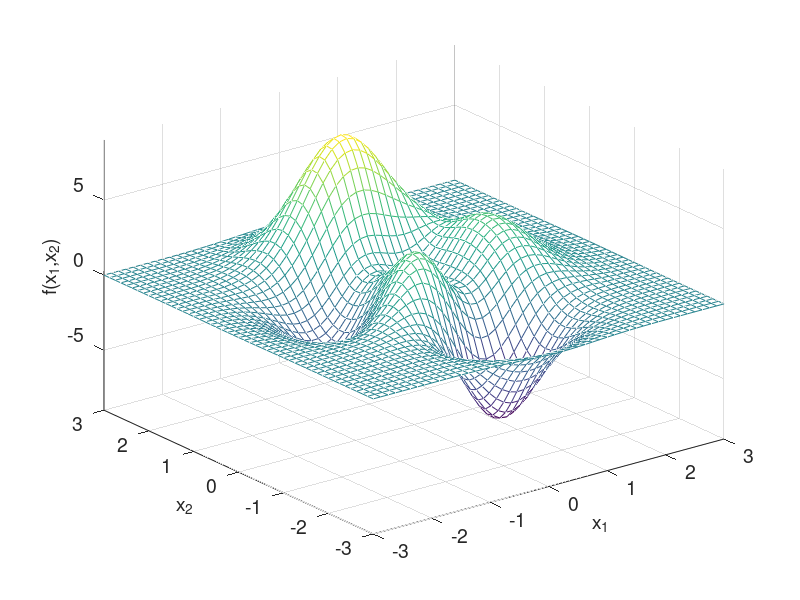

Recreate this plot in MATLAB. (Note: this script raises an error after producing the figure.)
% A particle swarm optimizer
% to find the minimum/maximum of the MATLABs’ peaks function
% D---# of inputs to the function (dimension of problem)
clear all, close all

%Parameters
ps=10;
D=2;
ps_lb=-3;
ps_ub=3;
vel_lb=-1;
vel_ub=1;
iteration_n = 50;
range = [-3, 3; -3, 3]; % Range of the input variables

% Plot contours of peaks function
[x, y, z] = peaks;
%pcolor(x,y,z); shading interp; hold on;
%contour(x, y, z, 20, ’r’);
mesh(x,y,z)
% hold off;
%colormap(gray);
set(gca,'Fontsize',14)
axis([-3 3 -3 3 -9 9])
%axis square;
xlabel('x_1','Fontsize',14);
ylabel('x_2','Fontsize',14);
zlabel('f(x_1,x_2)','Fontsize',14);
hold on

upper = zeros(iteration_n, 1);
average = zeros(iteration_n, 1);
lower = zeros(iteration_n, 1);

% initialize population of particles and their velocities at time
% zero,
% format of pos= (particle#, dimension)
% construct random population positions bounded by VR
% need to bound positions

ps_pos=ps_lb + (ps_ub-ps_lb).*rand(ps,D);

% need to bound velocities between -mv,mv

ps_vel=vel_lb + (vel_ub-vel_lb).*rand(ps,D);

% initial pbest positions

p_best = ps_pos;

% returns column of cost values (1 for each particle)

f1='3*(1-ps_pos(i,1))^2*exp(-ps_pos(i,1)^2-(ps_pos(i,2)+1)^2)';
f2='-10*(ps_pos(i,1)/5-ps_pos(i,1)^3-ps_pos(i,2)^5)*exp(-ps_pos(i,1)^2-ps_pos(i,2)^2)';
f3='-(1/3)*exp(-(ps_pos(i,1)+1)^2-ps_pos(i,2)^2)';

p_best_fit=zeros(ps,1);
for i=1:ps
g1(i)=3*(1-ps_pos(i,1))^2*exp(-ps_pos(i,1)^2-(ps_pos(i,2)+1)^2);
g2(i)=-10*(ps_pos(i,1)/5-ps_pos(i,1)^3-ps_pos(i,2)^5)*exp(-ps_pos(i,1)^2-ps_pos(i,2)^2);
g3(i)=-(1/3)*exp(-(ps_pos(i,1)+1)^2-ps_pos(i,2)^2);
p_best_fit(i)=g1(i)+g2(i)+g3(i);
end
p_best_fit;
hand_p3=plot3(ps_pos(:,1),ps_pos(:,2),p_best_fit','*k','markersize',15,'erase','xor');

% initial g_best

[g_best_val,g_best_idx] = max(p_best_fit);
%[g_best_val,g_best_idx] = min(p_best_fit); this is to minimize
g_best=ps_pos(g_best_idx,:);

% get new velocities, positions (this is the heart of the PSO
% algorithm)
for k=1:iteration_n
for count=1:ps
ps_vel(count,:) = 0.729*ps_vel(count,:)... % prev vel
    +1.494*rand*(p_best(count,:)-ps_pos(count,:))... % independent
+1.494*rand*(g_best-ps_pos(count,:)); % social

end
ps_vel;
% update new position
ps_pos = ps_pos + ps_vel;

%update p_best
for i=1:ps
g1(i)=3*(1-ps_pos(i,1))^2*exp(-ps_pos(i,1)^2-(ps_pos(i,2)+1)^2);
g2(i)=-10*(ps_pos(i,1)/5-ps_pos(i,1)^3-ps_pos(i,2)^5)*exp(-ps_pos(i,1)^2-ps_pos(i,2)^2);
g3(i)=-(1/3)*exp(-(ps_pos(i,1)+1)^2-ps_pos(i,2)^2);
ps_current_fit(i)=g1(i)+g2(i)+g3(i);

if ps_current_fit(i)>p_best_fit(i)
p_best_fit(i)=ps_current_fit(i);
p_best(i,:)=ps_pos(i,:);
end

end
p_best_fit;
%update g_best
[g_best_val,g_best_idx] = max(p_best_fit);
g_best=ps_pos(g_best_idx,:);

% Fill objective function vectors
upper(k) = max(p_best_fit);
average(k) = mean(p_best_fit);
lower(k) = min(p_best_fit);

set(hand_p3,'xdata',ps_pos(:,1),'ydata',ps_pos(:,2),'zdata',ps_current_fit');
drawnow
pause
end
g_best
g_best_val
figure;
x = 1:iteration_n;
plot(x, upper, 'o', x, average, 'x', x, lower, '*');
hold on;
plot(x, [upper average lower]);
hold off;
legend('Best', 'Average', 'Poorest');
xlabel('Iterations'); ylabel('Objective function value');